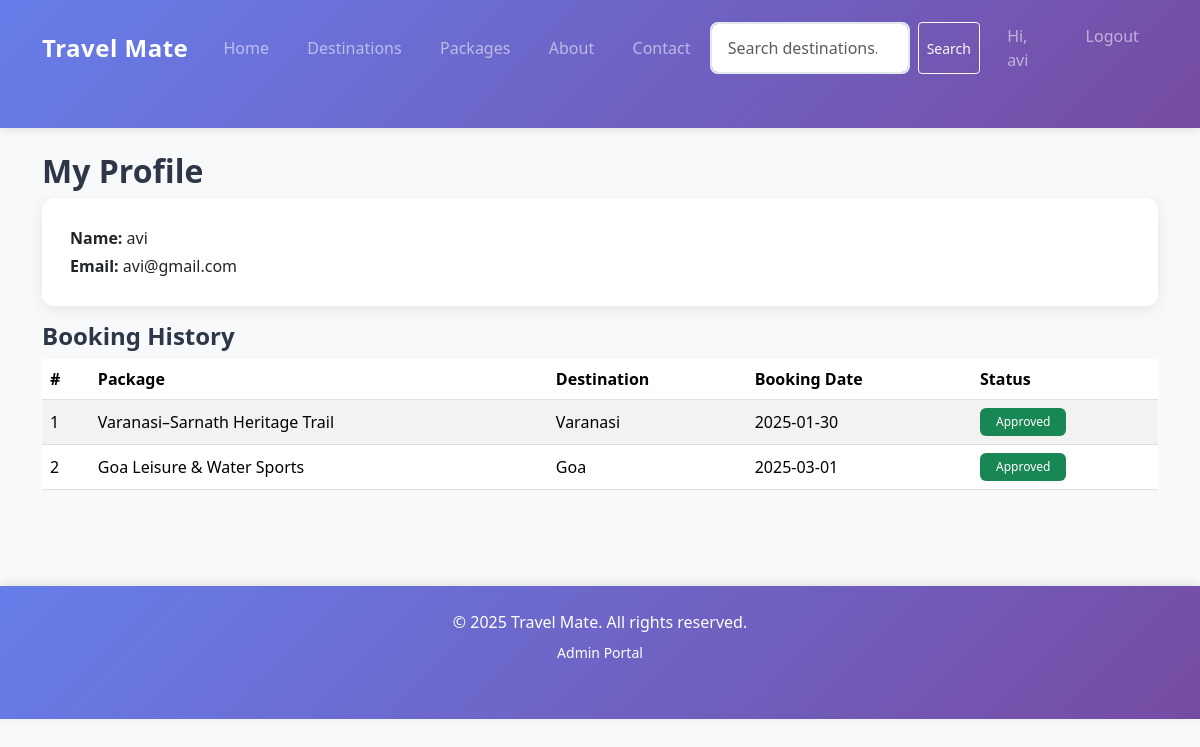
The app's page /profile.php (signed in) with its own data.
### tables this page shows
CREATE TABLE `bookings` (
  `id` int(11) NOT NULL,
  `user_id` int(11) NOT NULL,
  `package_id` int(11) NOT NULL,
  `booking_date` date NOT NULL,
  `status` varchar(50) NOT NULL DEFAULT 'Pending',
  `created_at` timestamp NOT NULL DEFAULT current_timestamp()
);

CREATE TABLE `packages` (
  `id` int(11) NOT NULL,
  `destination_id` int(11) NOT NULL,
  `title` varchar(200) NOT NULL,
  `price` decimal(10,2) NOT NULL,
  `duration` varchar(100) NOT NULL,
  `image` varchar(255) DEFAULT NULL
);

CREATE TABLE `destinations` (
  `id` int(11) NOT NULL,
  `name` varchar(150) NOT NULL,
  `description` text DEFAULT NULL,
  `image` varchar(255) DEFAULT NULL
);

### profile.php (the view, shortened to what this page needs)
<?php require __DIR__.'/includes/db.php'; ?>
<?php include __DIR__.'/includes/header.php'; ?>
<?php
$uid = (int)$_SESSION['user']['id'];
$sql = 'SELECT b.*, p.title, d.name AS destination_name FROM bookings b JOIN packages p ON p.id = b.package_id JOIN destinations d ON d.id = p.destination_id WHERE b.user_id = ? ORDER BY b.id DESC';
$stmt = $mysqli->prepare($sql);
$stmt->bind_param('i', $uid);
$stmt->execute();
$bookings = $stmt->get_result();
?>
<h2>My Profile</h2>
<div class="card mb-3">
	<div class="card-body">
		<p class="mb-1"><strong>Name:</strong> <?php echo htmlspecialchars($_SESSION['user']['name']); ?></p>
		<p class="mb-0"><strong>Email:</strong> <?php echo htmlspecialchars($_SESSION['user']['email']); ?></p>
	</div>
</div>
<h4>Booking History</h4>
<div class="table-responsive">
	<table class="table table-striped align-middle">
		<thead>
			<tr>
				<th>#</th>
				<th>Package</th>
				<th>Destination</th>
				<th>Booking Date</th>
				<th>Status</th>
			</tr>
		</thead>
		<tbody>
			<?php $i=1; while ($row = $bookings->fetch_assoc()): ?>
			<tr>
				<td><?php echo $i++; ?></td>
				<td><?php echo htmlspecialchars($row['title']); ?></td>
				<td><?php echo htmlspecialchars($row['destination_name']); ?></td>
				<td><?php echo htmlspecialchars($row['booking_date']); ?></td>
				<td><span class="badge bg-<?php echo $row['status']==='Pending' ? 'warning' : 'success'; ?>"><?php echo htmlspecialchars($row['status']); ?></span></td>
			</tr>
			<?php endwhile; ?>
		</tbody>
	</table>
</div>
<?php include __DIR__.'/includes/footer.php'; ?>

### assets/css/style.css (style rules this page uses)
body { background-color: #f8f9fa; font-family: 'Segoe UI', Tahoma, Geneva, Verdana, sans-serif; }
.card { border: none; border-radius: 12px; box-shadow: 0 4px 15px rgba(0,0,0,0.08); transition: all 0.3s ease; overflow: hidden; background: #fff; }
.card-body { padding: 1.75rem; }
.badge { padding: 0.5rem 1rem; font-weight: 500; border-radius: 6px; }
html { scroll-behavior: smooth; }
.card { animation: fadeIn 0.6s ease-out; }
h2, h3, h4 { color: #2d3748; font-weight: 600; }

### records on screen
bookings: package.title "Varanasi–Sarnath Heritage Trail", destinations.name "Varanasi", booking_date "2025-01-30", status "Approved"
bookings: package.title "Goa Leisure & Water Sports", destinations.name "Goa", booking_date "2025-03-01", status "Approved"

### other values on screen
$_SESSION['user']['name'] "avi"
$_SESSION['user']['email'] "avi@gmail.com"
